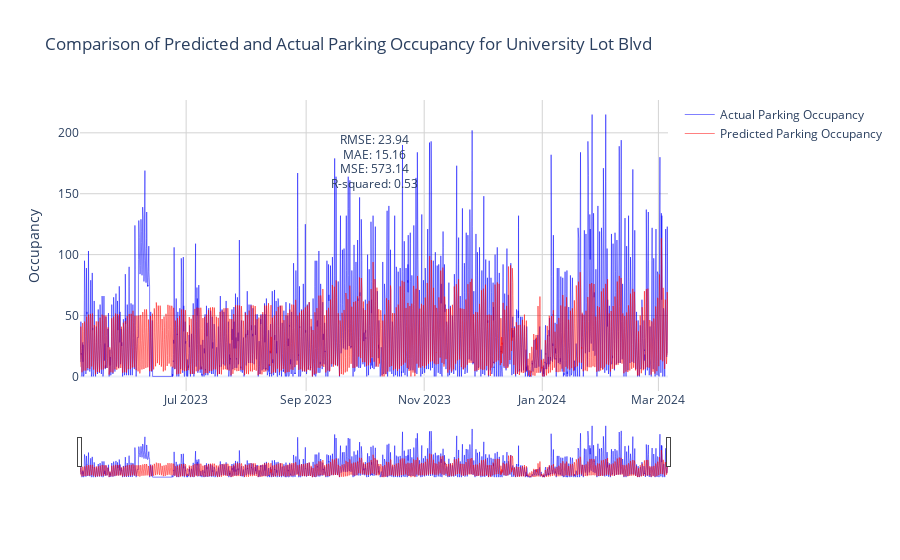

Notebook code cell kept with this figure:
### Code cell
import plotly.graph_objects as go


# Create a new figure
fig = go.Figure()


# Add trace for the actual values
fig.add_trace(go.Scatter(x=testing_actual_vs_pred_df.index, y=testing_actual_vs_pred_df['Actual'],
                         name='Actual Parking Occupancy',
                         line=dict(color='blue', width=0.5),
                         hovertemplate='<b>Date</b>: %{x|%m-%d-%Y}<br>' +
                                       '<b>Actual Occupancy</b>: %{y}<br>' +
                                       '<b>Day of Week</b>: %{x| %A}<extra></extra>'))


# Add trace for the predicted values
fig.add_trace(go.Scatter(x=testing_actual_vs_pred_df.index, y=testing_actual_vs_pred_df['Predicted'],
                         name='Predicted Parking Occupancy',
                         line=dict(color='red', width=0.5),
                         hovertemplate='<b>Date</b>: %{x|%m-%d-%Y}<br>' +
                                       '<b>Predicted Occupancy</b>: %{y}<br>' +
                                       '<b>Day of Week</b>: %{x| %A}<extra></extra>'))


# Update layout
fig.update_layout(
    title=f'Comparison of Predicted and Actual Parking Occupancy for {parking_lot_to_predict}',
    xaxis=dict(
        rangeslider=dict(visible=True),
        type='date'
    ),
    yaxis_title='Occupancy',
    template='plotly_white',
    annotations=[
        dict(xref='paper', yref='paper', x=0.5, y=0.9,
             text=f'RMSE: {rmse:.2f}', showarrow=False),
        dict(xref='paper', yref='paper', x=0.5, y=0.85,
             text=f'MAE: {mae:.2f}', showarrow=False),
        dict(xref='paper', yref='paper', x=0.5, y=0.8,
             text=f'MSE: {mse:.2f}', showarrow=False),
        dict(xref='paper', yref='paper', x=0.5, y=0.75,
             text=f'R-squared: {r2:.2f}', showarrow=False)
    ]
)

# Update axes appearance
fig.update_xaxes(showgrid=True, gridwidth=1, gridcolor='lightgrey')
fig.update_yaxes(showgrid=True, gridwidth=1, gridcolor='lightgrey')

# Show the plot
fig.show()

### Figure 1 — Plotly figure (JSON) as saved in the notebook; plotly's stock layout.template omitted (floating-point values rounded to 4 significant figures; data arrays with more than 128 entries replaced by an {"elided": "..."} marker saying what was removed)
{"data": [{"hovertemplate": "<b>Date</b>: %{x|%m-%d-%Y}<br><b>Actual Occupancy</b>: %{y}<br><b>Day of Week</b>: %{x| %A}<extra></extra>", "line": {"color": "blue", "width": 0.5}, "name": "Actual Parking Occupancy", "type": "scatter", "x": {"elided": "7292 str values"}, "y": {"elided": "7292 int values"}}, {"hovertemplate": "<b>Date</b>: %{x|%m-%d-%Y}<br><b>Predicted Occupancy</b>: %{y}<br><b>Day of Week</b>: %{x| %A}<extra></extra>", "line": {"color": "red", "width": 0.5}, "name": "Predicted Parking Occupancy", "type": "scatter", "x": {"elided": "7292 str values"}, "y": {"elided": "7292 float values"}}], "layout": {"annotations": [{"showarrow": false, "text": "RMSE: 23.94", "x": 0.5, "xref": "paper", "y": 0.9, "yref": "paper"}, {"showarrow": false, "text": "MAE: 15.16", "x": 0.5, "xref": "paper", "y": 0.85, "yref": "paper"}, {"showarrow": false, "text": "MSE: 573.14", "x": 0.5, "xref": "paper", "y": 0.8, "yref": "paper"}, {"showarrow": false, "text": "R-squared: 0.53", "x": 0.5, "xref": "paper", "y": 0.75, "yref": "paper"}], "title": {"text": "Comparison of Predicted and Actual Parking Occupancy for University Lot Blvd"}, "xaxis": {"gridcolor": "lightgrey", "gridwidth": 1, "rangeslider": {"visible": true}, "showgrid": true, "type": "date"}, "yaxis": {"gridcolor": "lightgrey", "gridwidth": 1, "showgrid": true, "title": {"text": "Occupancy"}}}}
